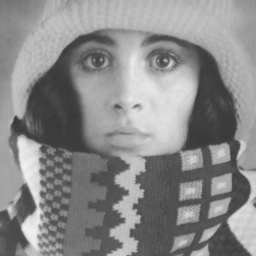
#> input picture StatRed/week4/trui.png, 256 x 256 px
$ python PCA5.3.py   (Python 2 division)
#> lines starting #> are read from the running program, lines starting #| are printed output that depends on the picture
""" StatRed: Week 4 Opdr 5.3
"
" Authors: Tessa Klunder & Vincent Hagen
" Date   : 4-5-2014
"
" Calculates the covariance matrix and eigenstructure of an image. It uses
" this to analyze details of the image.
"
"""

import pylab as pl
import numpy as np

# Calculate the covariance matrix, with X being a 'slice' of the image. We  use
# the formula from Exercise 5.1 to calculate the matrix.
def covMatrix(X):
    n = X.shape[0]

    done = 0
    # 'm' will be the estimator for the mean
    m = np.zeros((X.shape[1], 1))
    kwadSum = np.zeros((X.shape[1], X.shape[1]))

    for i in range(X.shape[0]):
        x = np.array(X[i,:]).reshape((X.shape[1], 1))
        m += x
        kwadSum += np.dot(x, np.transpose(x))
        # Print status of calculation
        if float(i) / X.shape[0] > done / 10.:
            print "Cov Matrix (%s%%)" % str(int(done * 10))
            done += 1

    # Calculate the actual m by dividing it by n
    m /= n
    # Part of formula: Sum - (n * m.m^T)
    u = kwadSum - (n * np.dot(m, np.transpose(m)))
    return u / (n - 1), m #Includes last step of formula

# Plots the 'n' largest eigenvectors as images.
def showMaxN(eigv, eigb, n):
    max_idx = eigv.argsort()[-n:]
    return (u / (n - 1), m)

# Sort the eigenvectors based upon their eigenvalues (desc).
# Copied from pdf ~handout_5_PCA
def sortedeig(M):
    d, U = np.linalg.eigh(M)
    si = np.argsort(d)[-1::-1]
    d = d[si]
    U = U[:,si]
    return (d, U)

# Plots the max n eigenvalues their vectors as images
def showMaxN(d, U, mu, n):
    max_idx = d.argsort()[-n:]
    pl.figure()
    count = 1
    for i in max_idx:
        pl.subplot(2,3,count)
        Y = np.reshape(U[:,i], (625, 1)) - mu
        pl.imshow(
            np.reshape(Y, (25,25)),
            cmap=pl.cm.gray)
        count += 1
    pl.show()

# Plots the Scree diagram that shows all the eigenvalues from high to low.
def plotScree(Y, name=None):
    pl.bar(range(Y.shape[0]), Y)
    if name != None and name != False:
        pl.savefig(name)
    elif name != False:
        pl.show()

# Reconstruct a sample of 'a' on given position in 'k' dimensions of U.
# U eigenvectors of the covariance matrix of a mu the mean of 'a'.
def reconstructImage(U, mu, a, pos, k):
    mu = mu.flatten()

    # Sample to describe (25,25) image on given position
    im = a[pos[0]: (pos[0] + 25), pos[1]: (pos[1] + 25)]
    X = im.flatten()

    print "Constructing Y, which is X in terms of U in %d dimensions" % k
    # Describe x in a space constructed by k dimensions of U
    X = X - mu # place center of samples to (0, 0)
    Uk = U[:,:k] # k dimensions of U
    Y = np.dot( Uk.transpose(), X) # yzm is x in Uk coordinate system in k dimensions

    print "Reconstructing X with Y"
    # Reconstruct x with yzm
    Xk = np.dot(Uk, Y) + mu
    imk = Xk.reshape(25, 25)

    # Plot images
    pl.subplot(121)
    pl.title("Original")
    pl.imshow(im, cmap='gray')
    pl.subplot(122)
    pl.title("Reconstructed")
    pl.imshow(imk, cmap='gray')
    pl.show()

# Calculate with how many elements(k) contains t percent of the total values.
def optimal_k(eigv, t=0.99):
    stop = t * np.sum(eigv)
    rSum = 0

    for i in range(0, eigv.size):
        if np.sum(eigv[0:i]) > stop:
            return i
    return -1

def main():
    print "Reading image"
    a = pl.imread("trui.png")
#> a is the input picture: shape (256, 256) float32; min 0.22, max 0.945, mean 0.54

    print "Slicing image"
    X = np.array(
        [np.array(a[x:x+25,y:y+25]).flatten()
            for x in range(0, a.shape[0] - 24, 4)
            for y in range(0, a.shape[1] - 24, 4)
        ]
        )

    print "Size of sample matrix: %s" %str(X.shape)
#| Size of sample matrix: (3364, 625)
    print "Calculating covariance matrix"
    cov, mu = covMatrix(X)
#> after the loop in covMatrix, `for i in range(X.shape[0]):`:
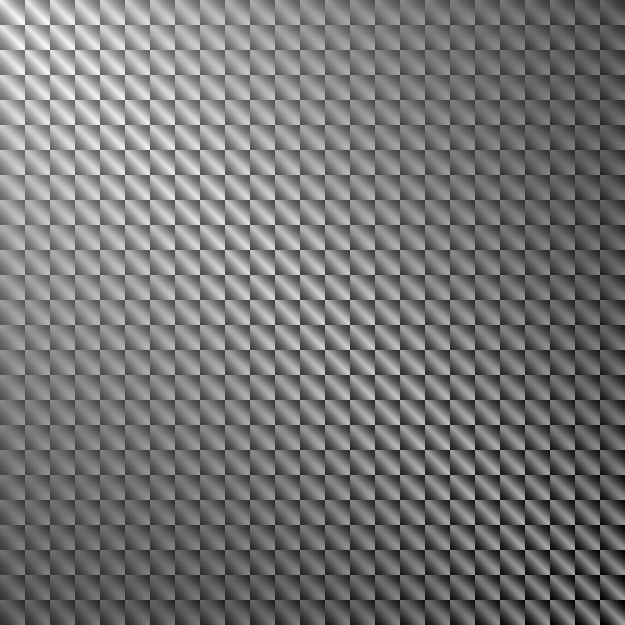
#> kwadSum: shape (625, 625) float64; min 940.2, max 1135, mean 1030.6; drawn with min black and max white
#> after the loop in covMatrix, `for i in range(X.shape[0]):`: done = 10; m = 625 values, max 1835.9 at index 24, min 1741.7 at index 607, mean 1790
#> in covMatrix, `m /= n`: m = 625 values, max 0.546 at index 24, min 0.518 at index 607, mean 0.532
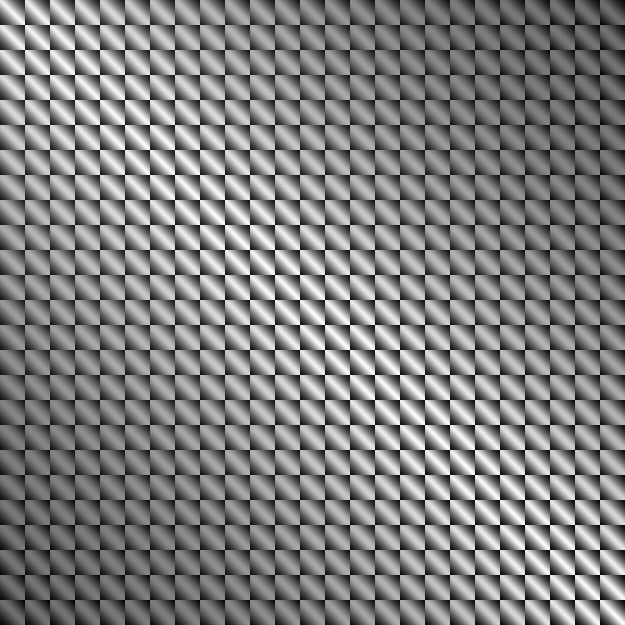
#> cov: shape (625, 625) float64; min 0.00518, max 0.041, mean 0.0232; drawn with min black and max white
#> mu has the same summary as m in covMatrix
    print "Calculating eigenvalues"
    d, U = sortedeig(cov)
#> in sortedeig, `d, U = np.linalg.eigh(M)`: d = 625 values from 1.02e-05 to 14.69
#> in sortedeig, `si = np.argsort(d)[-1::-1]`: si = 625 values, max 624 at index 0, min 0 at index 624, mean 312
#> in sortedeig, `d = d[si]`: d = 625 values, max 14.69 at index 0, min 1.02e-05 at index 624, mean 0.0402
#> in sortedeig, `U = U[:,si]`:
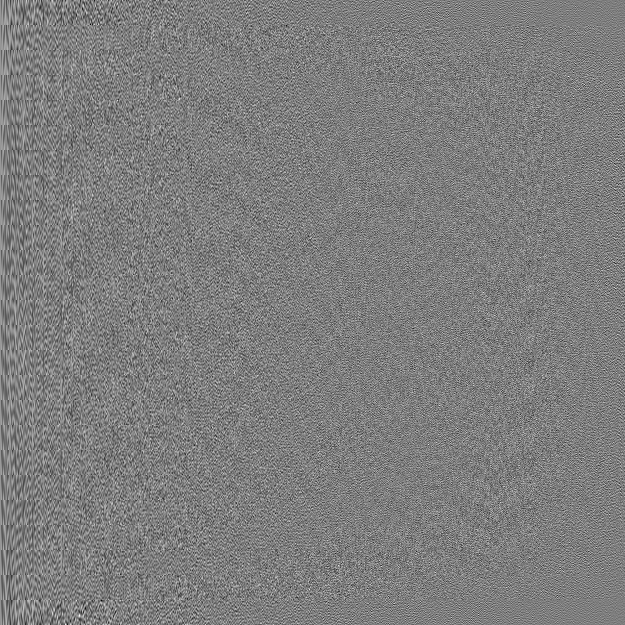
#> U: shape (625, 625) float64; min -0.206, max 0.21, mean 7.12e-05; drawn with min black and max white

    plotScree(d)
#> in plotScree, `pl.show()`:
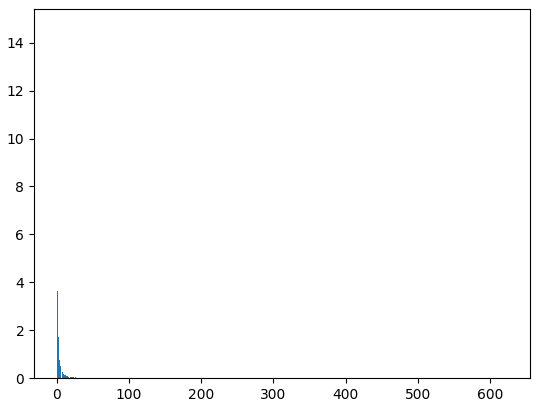
#> figure drawn by matplotlib, 1 panel; tallest bar 14.69 high, from x = -0.4 to 0.4
    showMaxN(d, U, mu, 6)
#> in showMaxN, `max_idx = d.argsort()[-n:]`: max_idx = [5, 4, 3, 2, 1, 0]
#> the loop in showMaxN, `for i in max_idx:` made 6 passes
#> i on passes 1, 2, 4, 5, 6: 5, 4, 2, 1, 0
#> after the loop in showMaxN, `for i in max_idx:`: count = 7
#> in showMaxN, `pl.show()`:
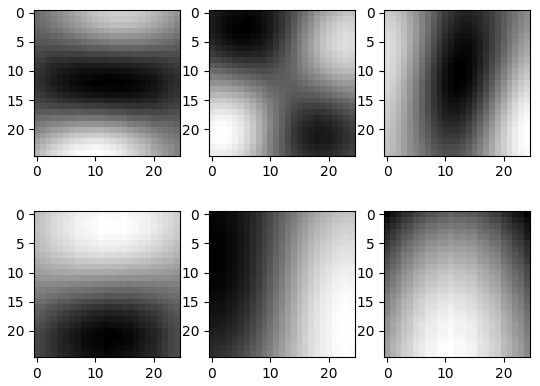
#> figure drawn by matplotlib, 6 panels

    k = optimal_k(d)
#> in optimal_k, `stop = t * np.sum(eigv)`: stop = 24.85
#> k = 63
    reconstructImage(U, mu, a, (100, 100), k)
#> in reconstructImage, `mu = mu.flatten()`: mu has the same summary as m in covMatrix
#> in reconstructImage, `im = a[pos[0]: (pos[0] + 25), pos[1]: (pos[1] + 25)]`:
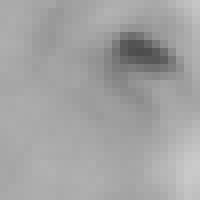
#> im: shape (25, 25) float32 (shown 8 times larger); min 0.302, max 0.792, mean 0.639
#> in reconstructImage, `X = im.flatten()`: X = 625 values, max 0.792 at index 524, min 0.302 at index 167, mean 0.639
#| Constructing Y, which is X in terms of U in 63 dimensions
#> in reconstructImage, `X = X - mu`: X = 625 values, max 0.264 at index 524, min -0.236 at index 167, mean 0.107
#> in reconstructImage, `Y = np.dot( Uk.transpose(), X)`: Y = 63 values, max 2.58 at index 0, min -0.848 at index 2, mean 0.058
#> in reconstructImage, `Xk = np.dot(Uk, Y) + mu`: Xk = 625 values, max 0.798 at index 524, min 0.337 at index 166, mean 0.639
    reconstructImage(U, mu, a, (100, 100), k*2)
#> call 2 of reconstructImage, with mu = array of shape (625, 1), pos = (100, 100), k = 126
#> in reconstructImage (call 2), `X = im.flatten()`: X = 625 values, max 0.792 at index 524, min 0.302 at index 167, mean 0.639
#> in reconstructImage (call 2), `X = X - mu`: X = 625 values, max 0.264 at index 524, min -0.236 at index 167, mean 0.107
#> in reconstructImage (call 2), `Uk = U[:,:k]`:
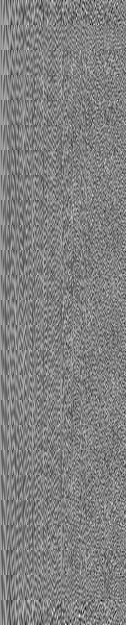
#> Uk: shape (625, 126) float64; min -0.206, max 0.202, mean 0.000353; drawn with min black and max white
#> in reconstructImage (call 2), `Y = np.dot( Uk.transpose(), X)`: Y = 126 values, max 2.58 at index 0, min -0.848 at index 2, mean 0.0293
#> in reconstructImage (call 2), `Xk = np.dot(Uk, Y) + mu`: Xk = 625 values, max 0.787 at index 523, min 0.302 at index 167, mean 0.639


if __name__ == '__main__':
    main()
